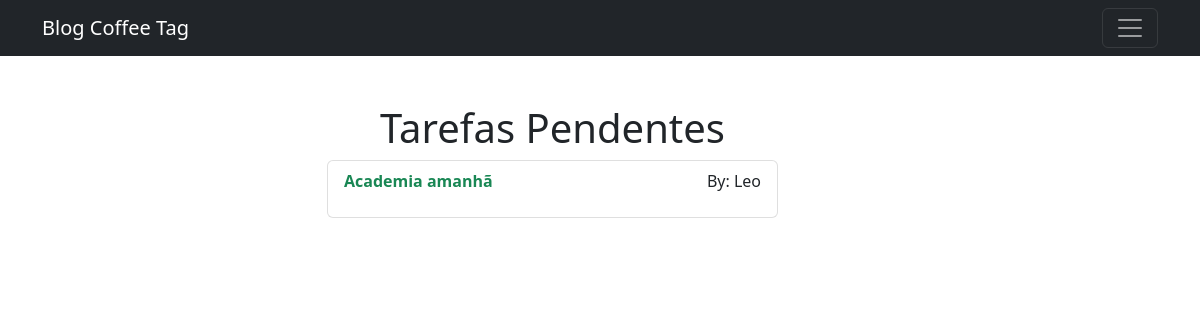
/tasks/ (signed in), run on an earlier commit of the app's database.
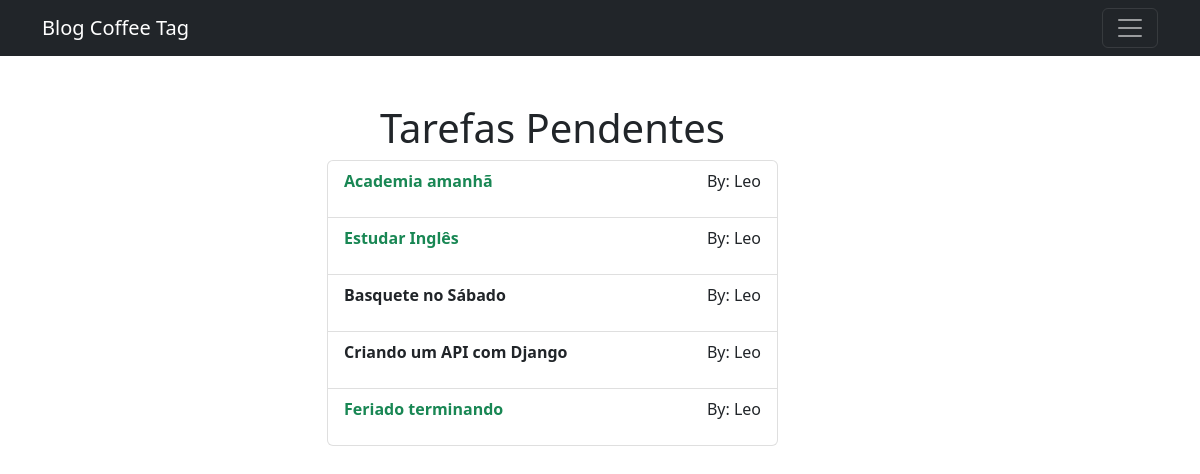
And on a later commit of the database.
### tasks/models.py (models this page shows, shortened)
class Task(models.Model):
    title = models.CharField(max_length=100)
    describe = models.TextField(blank=True)  # BLANK = e true, o campo pode ficar em branco
    created = models.DateTimeField(auto_now_add=True)
    datecompleted = models.DateTimeField(null=True) # NULL = Se True, o Django armazenará valores vazios como NULL no banco de dados.
    important = models.BooleanField(default=False)
    user = models.ForeignKey(User, on_delete=models.CASCADE)

### tasks/views.py (the view)
# urls.py: path('tasks/', views.tasks, name='tasks'),
@login_required
def tasks(request):
    tasks = Task.objects.filter(user=request.user, datecompleted__isnull=True) # pega a tarefa do usuário logado
    return render(request, 'tasks.html', { 'tasks' : tasks })

### tasks/templates/tasks.html
{% extends 'menu.html' %}
{% block content %}
    <main class="container mt-5">
        <div class="row">
            <div class="col-md-5 offset-md-3 mb-3">
                    <h1 class="text-center "> Tarefas Pendentes</h1>
                    <ul class="list-group">
                        {% for task in tasks %}
                            <a class="list-group-item" href="{% url 'task_detalhe'  task.id %}">
                                <header class="d-flex justify-content-between">
                                    {% if task.important %}
                                        <strong class="fw-bold text-success"> {{task.title}} </strong>
                                    {% else %}
                                        <p class="fw-bold">{{task.title}}</p>
                                    {% endif %}
                                    <p>By: {{ task.user.username }}</p>
                                </header>
                            </a>
                        {% endfor %}
                    </ul>
                </div>
            </div>
        </main>
{% endblock %}

### tasks/templates/menu.html (shortened to what this page needs)
<!DOCTYPE html>
<html lang="pt-br">
  <head>
    <link href="https://cdn.jsdelivr.net/npm/bootstrap@5.2.1/dist/css/bootstrap.min.css" rel="stylesheet">
  </head>
  <body>
  <nav class="navbar navbar-dark bg-dark">
    <div class="container">
      <a class="navbar-brand" href="#"> Blog Coffee Tag  </a>
      <button class="navbar-toggler" type="button" data-bs-toggle="offcanvas" data-bs-target="#offcanvasDarkNavbar" aria-controls="offcanvasDarkNavbar">
        <span class="navbar-toggler-icon"></span>
      </button>
    </div>
  </nav>
  {% block content %}
  {% endblock %}
  </body>
</html>

What changed in the data, as far as the page shows it:
added Task: title "Estudar Inglês", user.username "Leo"
added Task: title "Basquete no Sábado", user.username "Leo"
added Task: title "Criando um API com Django", user.username "Leo"
added Task: title "Feriado terminando", user.username "Leo"
